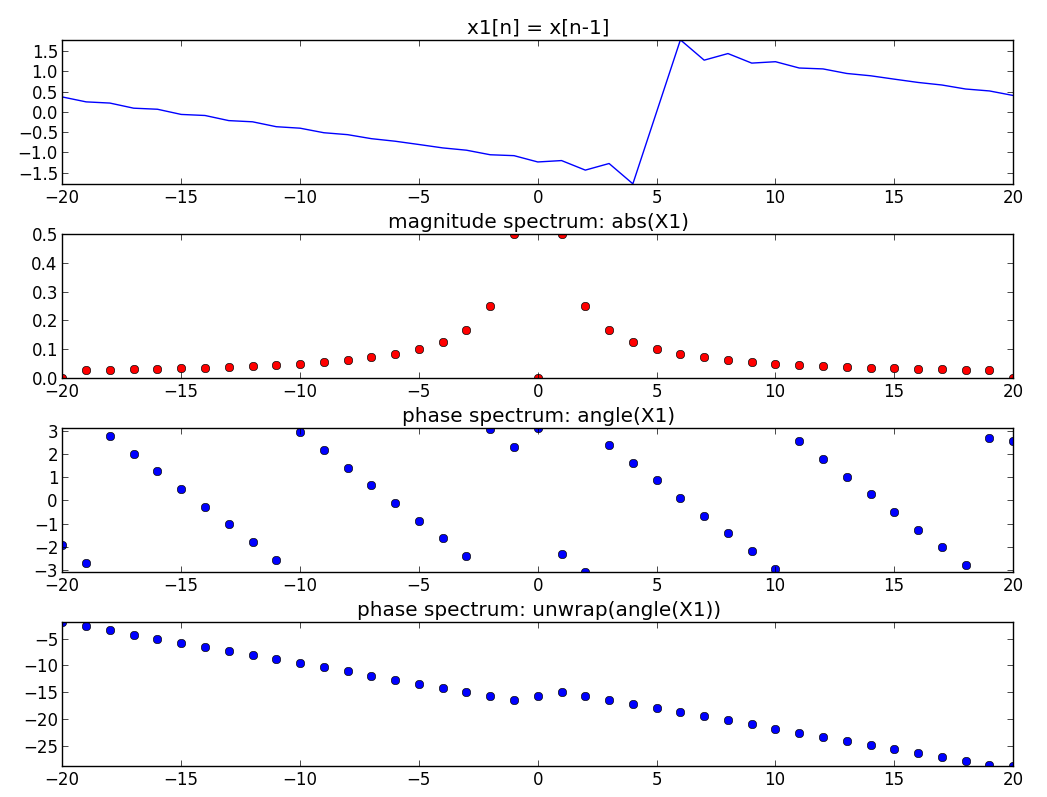

Write Python code to recreate this figure.
import numpy as np
import matplotlib.pyplot as plt
from scipy.fftpack import fft, fftshift

N = 41
nsines = 20

plt.figure(1)

X = np.array([])
x = np.zeros(N)
for k in range(1,nsines):
	x = x + (1.0/k)*np.sin(2*np.pi*k/N*np.arange(-(N-1)/2.0-5, (N+1)/2.0-5))
plt.subplot(4,1,1)
plt.title ('x1[n] = x[n-1]')
plt.plot(np.arange(-(N-1)/2.0,(N+1)/2), x)
plt.axis([-(N-1)/2.0,(N+1)/2-1,min(x),max(x)])

for k in range(N):
	s = np.exp(1j*2*np.pi*k/N*np.arange(-(N-1)/2.0, (N+1)/2.0))
	X = np.append(X, sum(x*np.conjugate(s)))

plt.subplot(4,1,2)
plt.title ('magnitude spectrum: abs(X1)')
plt.plot(np.arange(-(N-1)/2.0,(N+1)/2), abs(fftshift(X))/N, 'ro')
plt.axis([-(N-1)/2.0,1+(N-1)/2.0-1,0,max(abs(X)/N)])

plt.subplot(4,1,3)
plt.title ('phase spectrum: angle(X1)')
plt.plot(np.arange(-(N-1)/2.0,(N+1)/2), np.angle(fftshift(X)), 'bo')
plt.axis([-(N-1)/2.0,1+(N-1)/2.0-1,min(np.angle(fftshift(X))),max(np.angle(fftshift(X)))])

plt.subplot(4,1,4)
plt.title ('phase spectrum: unwrap(angle(X1))')
plt.plot(np.arange(-(N-1)/2.0,(N+1)/2), np.unwrap(np.angle(fftshift(X))), 'bo')
plt.axis([-(N-1)/2.0,1+(N-1)/2.0-1,min(np.unwrap(np.angle(fftshift(X)))),max(np.unwrap(np.angle(fftshift(X))))])


plt.show()
